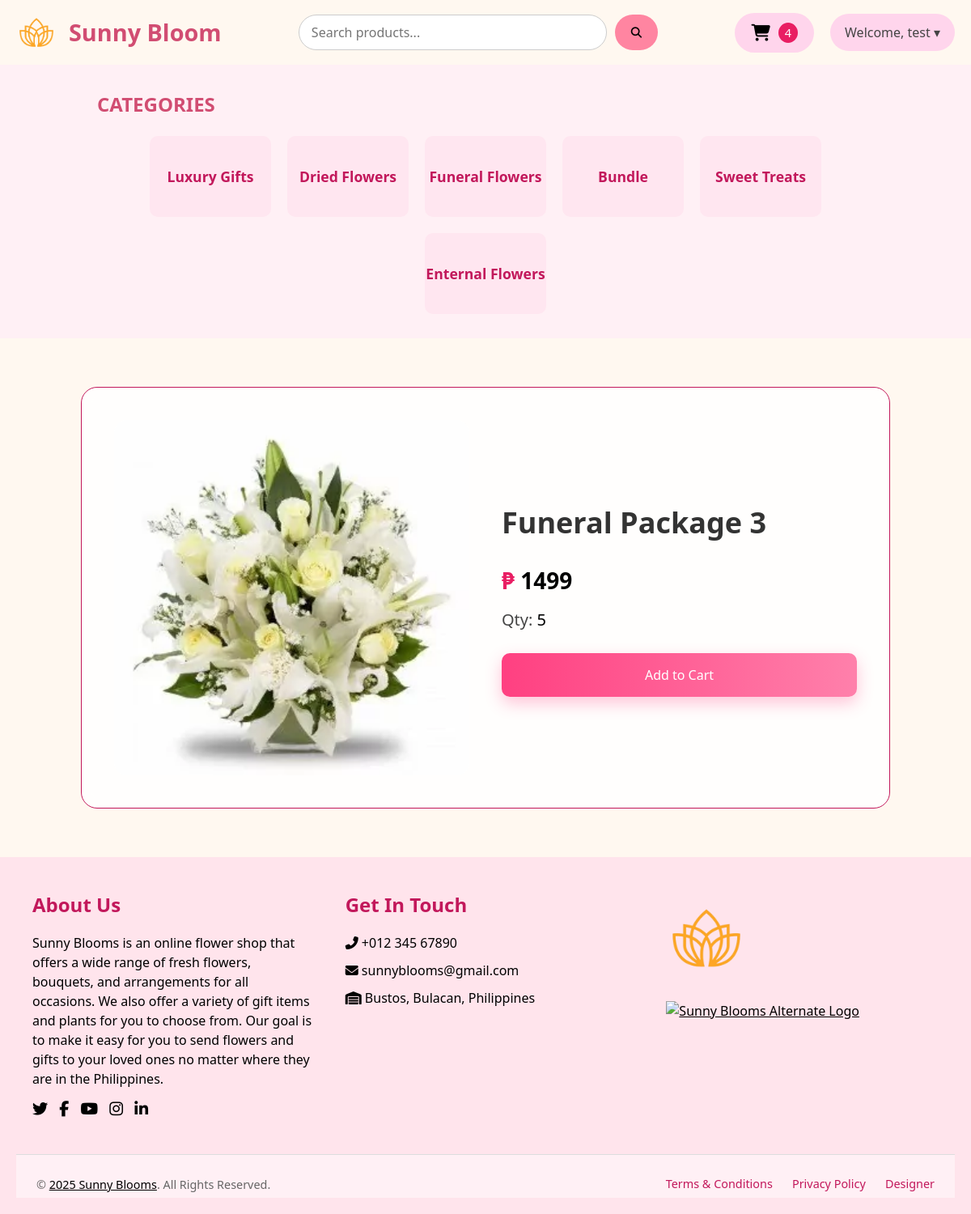
The app's page /php/product-details.php?id=198 (signed in) with its own data.
### tables this page shows
CREATE TABLE `design_settings` (
  `id` int(11) NOT NULL,
  `background_color` varchar(255) DEFAULT NULL,
  `font_color` varchar(255) DEFAULT NULL,
  `shop_name` varchar(255) DEFAULT NULL,
  `logo_path` varchar(255) DEFAULT NULL,
  `image_one_path` varchar(255) DEFAULT NULL,
  `image_two_path` varchar(255) DEFAULT NULL,
  `image_three_path` varchar(255) DEFAULT NULL
);

CREATE TABLE `category` (
  `id` int(11) NOT NULL,
  `category` varchar(50) NOT NULL,
  `product_count` int(11) DEFAULT 0
);

CREATE TABLE `product` (
  `id` int(11) NOT NULL,
  `name` varchar(255) NOT NULL,
  `image` varchar(255) NOT NULL,
  `category` varchar(255) NOT NULL,
  `qty` int(11) NOT NULL,
  `price` varchar(255) DEFAULT NULL,
  `category_id` int(11) DEFAULT NULL,
  `status` varchar(50) DEFAULT 'Available',
  `total_sold` int(11) DEFAULT 0,
  `available_stocks` int(11) DEFAULT 0
);

### php/product-details.php (the view, shortened to what this page needs)
<?php
require 'connection.php';
if (isset($_SESSION['user_name'])) {
    $userName = $_SESSION['user_name'];
} else {
    header("Location: http://localhost/flowershop/php/customer-landing-page.php");
    exit;
}
$productId = isset($_GET['id']) ? $_GET['id'] : 0;
$query = "SELECT * FROM product WHERE id = $productId";
$result = mysqli_query($conn, $query);
$product = mysqli_fetch_assoc($result);
$sqlGetSettings = "SELECT * FROM design_settings WHERE id = 1";
$resultSettings = $conn->query($sqlGetSettings);
if ($resultSettings->num_rows > 0) {
    while ($row = $resultSettings->fetch_assoc()) {
        $shopName = $row["shop_name"];
        $logoPath = $row["logo_path"];
    }
} else {
    echo "0 results";
}
?>
<!DOCTYPE html>
<html lang="en">
<head>
    <link rel="stylesheet" href="https://cdnjs.cloudflare.com/ajax/libs/font-awesome/6.4.2/css/all.min.css" />
    <link rel="stylesheet" href="../css/product-details.css" />
</head>
<body>
<header class="header">
    <a href="customer-dashboard.php?user=<?php echo $userName; ?>" class="container-header">
            <img class="logo" src="../img/<?php echo basename($logoPath); ?>" alt="Logo">
            <label class="shop"><?php echo $shopName; ?></label>
    </a>
    <div class="content-search">
        <input type="text" class="search-bar" placeholder="Search products..."/>
        <button class="search-button">
            <i class="fa-solid fa-magnifying-glass"></i>
        </button>
    </div>
  <div class="header-right">
    <a href="cart.php?user=<?php echo $userName; ?>" class="cart-link">
            <button class="cart-button">
                <i class="fas fa-shopping-cart"></i>
                <?php
                require 'connection.php';
                $userQuery = "SELECT id FROM users WHERE name = ?";
                $userStatement = mysqli_prepare($conn, $userQuery);
                mysqli_stmt_bind_param($userStatement, "s", $userName);
                mysqli_stmt_execute($userStatement);
                $userResult = mysqli_stmt_get_result($userStatement);
                $userRow = mysqli_fetch_assoc($userResult);
                $user_id = isset($userRow['id']) ? $userRow['id'] : 0;
                $cartCountQuery = "SELECT COUNT(*) AS count FROM cart WHERE user_id = ?";
                $cartCountStatement = mysqli_prepare($conn, $cartCountQuery);
                if ($cartCountStatement) {
                    mysqli_stmt_bind_param($cartCountStatement, "i", $user_id);
                    mysqli_stmt_execute($cartCountStatement);
                    $cartCountResult = mysqli_stmt_get_result($cartCountStatement);
                    if ($cartCountResult) {
                        $cartCountRow = mysqli_fetch_assoc($cartCountResult);
                        $cartCount = isset($cartCountRow['count']) ? $cartCountRow['count'] : "0";
                        echo "<span class='cart-number'>$cartCount</span>";
                    }
                }
                ?>
            </button>
        </a>
    <nav class="nav-right">
        <div class="dropdown">
            <button class="dropbtn">Welcome, <?php echo $userName; ?> &#9662;</button>
        </div>
    </nav>
    </div>
    </header>
  <section class="content-categories">
    <div class="categories-title"><p>CATEGORIES</p></div>
    <div class="containers-category">
                    <?php
                    require 'connection.php';
                    $query = "SELECT * FROM category";
                    $result = mysqli_query($conn, $query);
                    while ($row = mysqli_fetch_assoc($result)) {
                        $categoryLink = "product-category.php?category=" . urlencode($row['category']) . "&user=" . urlencode($userName);
                        echo "<a class='category-link' href='$categoryLink'>";
                        echo "<div class='categories'>";
                        echo "<div class='category-title'>";
                        echo "<span>{$row['category']}</span>";
                        echo "</div>";
                        echo "</div>";
                        echo "</a>";
                    }
                    ?>
                </div>
        </section>
    <div class="all">
    <img src="../img/<?php echo isset($product['image']) ? $product['image'] : ''; ?>" alt="<?php echo isset($product['name']) ? $product['name'] : ''; ?>" />
    <div class="details">
        <h1><?php echo isset($product['name']) ? $product['name'] : ''; ?></h1>
        <p class="peso">₱ <span id="priceRange"><?php echo isset($product['price']) ? $product['price'] : ''; ?></span></p>
        <p class="qty">Qty: <span id="productQty"><?php echo isset($product['available_stocks']) ? $product['available_stocks'] : ''; ?></span></p>
        <button class="add" onclick="addToCart(<?php echo $productId; ?>, '<?php echo $product['name']; ?>', '<?php echo $userName; ?>')">Add to Cart</button>
    </div>
    </div>
</body>
</html>
<?php
include ('footer.php');
?>

### css/product-details.css (style rules this page uses)
* { margin: 0; padding: 0; box-sizing: border-box; font-family: 'Segoe UI', Tahoma, Geneva, Verdana, sans-serif; }
body { background-color: #fff8f0; color: #333; line-height: 1.6; }
.header { padding: 15px 20px; display: flex; align-items: center; justify-content: space-between; box-shadow: 0 2px 4px rgba(0, 0, 0, 0.1); }
.container-header { display: flex; align-items: center; gap: 15px; text-decoration: none; }
.logo { width: 50px; height: 50px; }
.shop { font-size: 1.8rem; font-weight: bold; color: #d14d72; }
.content-search { flex: 1; display: flex; justify-content: center; gap: 10px; }
.search-bar { width: 60%; padding: 10px 15px; border-radius: 25px; border: 1px solid #ccc; outline: none; font-size: 1rem; transition: 0.3s ease; }
.search-button { padding: 10px 20px; border-radius: 25px; border: none; background-color: #ff85a1; color: #fff; cursor: pointer; transition: background-color 0.3s ease; }
.header-right { display: flex; align-items: center; gap: 20px; }
.cart-button { background-color: #ffd5ec; border: none; padding: 12px 20px; border-radius: 999px; cursor: pointer; font-size: 1.1rem; display: flex; align-items: center; gap: 10px; }
.cart-button i { font-size: 1.3rem; }
.cart-link { text-decoration: none; color: inherit; }
.cart-number { background-color: #e91e63; color: white; padding: 3px 8px; font-size: 0.9rem; border-radius: 50%; }
.nav-right { display: flex; align-items: center; }
.dropdown { position: relative; display: inline-block; }
.dropbtn { background-color: #ffd5ec; color: #444; padding: 12px 18px; border: none; border-radius: 30px; font-size: 1rem; cursor: pointer; }
.content-categories { padding: 30px 10%; background-color: #fff0f5; }
.category-link { text-decoration: none; color: inherit; }
.categories-title p { font-size: 1.5rem; font-weight: bold; margin-bottom: 20px; color: #d14d72; }
.containers-category { display: flex; flex-wrap: wrap; gap: 20px; justify-content: center; }
.categories { width: 150px; height: 100px; background-color: #ffe6f0; border-radius: 10px; display: flex; justify-content: center; align-items: center; transition: transform 0.2s ease; cursor: pointer; }
.category-title span { font-size: 1.1rem; font-weight: 600; color: #c2185b; }
.all { max-width: 1000px; margin: 60px auto; background: rgba(255, 255, 255, 0.85); border-radius: 20px; border: 1px solid #c2185b; padding: 40px; display: grid; grid-template-columns: 1fr 1fr; gap: 40px; backdrop-filter: blur(10px); }
.all img { width: 100%; border-radius: 16px; object-fit: cover; max-height: 500px; }
.details { display: flex; flex-direction: column; justify-content: center; }
.details h1 { font-size: 36px; margin-bottom: 20px; color: #333; }
.peso { font-size: 28px; font-weight: 600; color: #e91e63; margin-bottom: 10px; }
.qty { font-size: 20px; margin-bottom: 25px; color: #444; }
.add { background: linear-gradient(90deg, #ff4081, #ff80ab); color: white; border: none; padding: 16px 30px; font-size: 16px; border-radius: 10px; cursor: pointer; box-shadow: 0 8px 20px rgba(255, 64, 129, 0.3); }

### records on screen
design_settings: logo_path (picture), shop_name "Sunny Bloom"
category: category "Luxury Gifts"
category: category "Dried Flowers"
category: category "Funeral Flowers"
category: category "Bundle"
category: category "Sweet Treats"
category: category "Enternal Flowers"
product: image (picture), name "Funeral Package 3", price "1499", available_stocks "5"

### other values on screen
$cartCount "4"
$userName "test"
